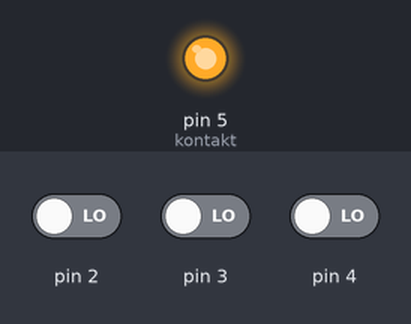
Bench run of a sketch on a simulated Arduino Uno, built with avr-gcc and run on an emulated ATmega328P. On the bench: output pins drawn as LEDs (lit = HIGH). The test bench sets the inputs (shaded band); at power-on: pin 2 LOW, pin 3 LOW, pin 4 LOW.

Above: at 1.2 s.
1.3 s: pin 2 driven HIGH and pin 3 driven HIGH
At 2.3 s:
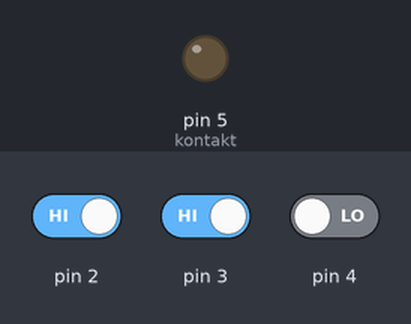
2.8 s: pin 2 driven LOW
At 3.4 s:
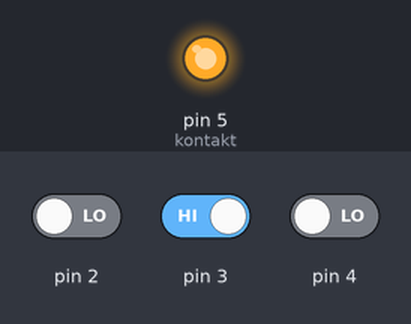
4.3 s: pin 2 driven HIGH
At 5.7 s:
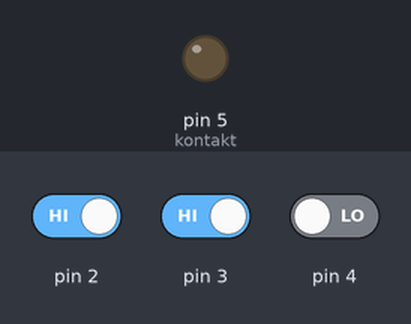
Timing chart, 0 to 7.3 s (numbered marks = the images above; inputs shaded):
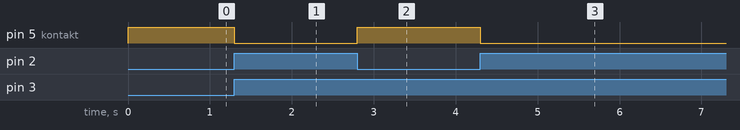

The sketch:

avto._motorno_varovanje.ino
```cpp
int stikalo = 0;
int skrivno_stikalo = 0;
int senzor_M = 0;
#define kontakt 5

void setup()
{
  pinMode(5, OUTPUT);
  pinMode(2, INPUT);
  pinMode(3, INPUT);
  pinMode(4, INPUT);
}

void loop()
{
  stikalo = digitalRead(3);
  skrivno_stikalo = digitalRead(2);
  senzor_M = digitalRead(4);

  if (stikalo == HIGH && skrivno_stikalo == HIGH && senzor_M == LOW)
  {
    digitalWrite(kontakt, LOW);
  }
  else
  {
    digitalWrite(kontakt, HIGH);
    if (senzor_M == HIGH && skrivno_stikalo == HIGH && stikalo == HIGH)
    {
      digitalWrite(kontakt, HIGH);
    }
  }
}
```

Measured:
- after the input at 1.3 s, pin 5 (kontakt): HIGH → LOW at once
- after the input at 2.8 s, pin 5 (kontakt): LOW → HIGH at once
- after the input at 4.3 s, pin 5 (kontakt): HIGH → LOW at once
